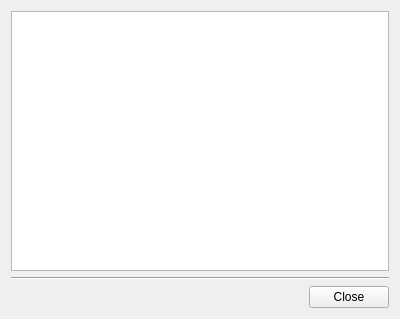
<?xml version="1.0" encoding="UTF-8"?>
<ui version="4.0">
 <class>ErrorLog</class>
 <widget class="QWidget" name="ErrorLog">
  <property name="geometry">
   <rect>
    <x>0</x>
    <y>0</y>
    <width>400</width>
    <height>319</height>
   </rect>
  </property>
  <property name="windowTitle">
   <string>Form</string>
  </property>
  <layout class="QVBoxLayout" name="verticalLayout">
   <item>
    <widget class="QListWidget" name="listWidget"/>
   </item>
   <item>
    <widget class="Line" name="line">
     <property name="orientation">
      <enum>Qt::Horizontal</enum>
     </property>
    </widget>
   </item>
   <item>
    <layout class="QHBoxLayout" name="horizontalLayout">
     <item>
      <spacer name="horizontalSpacer">
       <property name="orientation">
        <enum>Qt::Horizontal</enum>
       </property>
       <property name="sizeHint" stdset="0">
        <size>
         <width>40</width>
         <height>20</height>
        </size>
       </property>
      </spacer>
     </item>
     <item>
      <widget class="QPushButton" name="closeBtn">
       <property name="text">
        <string>Close</string>
       </property>
      </widget>
     </item>
    </layout>
   </item>
  </layout>
 </widget>
 <resources/>
 <connections/>
</ui>
